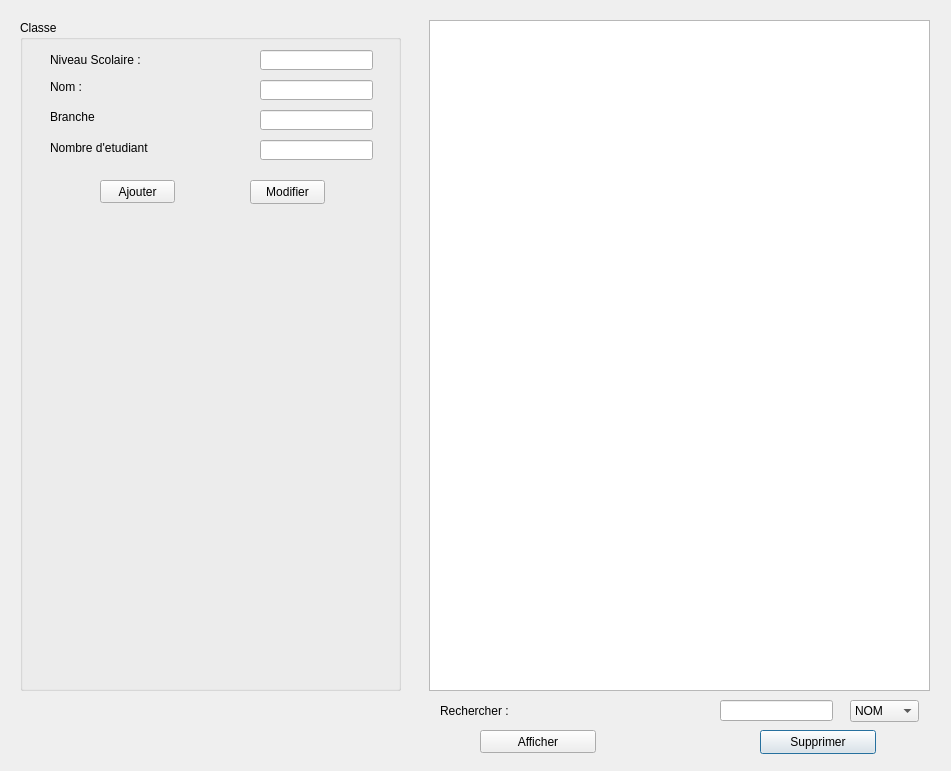
<?xml version="1.0" encoding="UTF-8"?>
<ui version="4.0">
 <class>niveauclasse</class>
 <widget class="QDialog" name="niveauclasse">
  <property name="geometry">
   <rect>
    <x>0</x>
    <y>0</y>
    <width>951</width>
    <height>771</height>
   </rect>
  </property>
  <property name="windowTitle">
   <string>Dialog</string>
  </property>
  <property name="styleSheet">
   <string notr="true"/>
  </property>
  <widget class="QLabel" name="label_2">
   <property name="geometry">
    <rect>
     <x>440</x>
     <y>700</y>
     <width>81</width>
     <height>21</height>
    </rect>
   </property>
   <property name="text">
    <string>Rechercher :</string>
   </property>
  </widget>
  <widget class="QComboBox" name="comboBox">
   <property name="geometry">
    <rect>
     <x>850</x>
     <y>700</y>
     <width>69</width>
     <height>22</height>
    </rect>
   </property>
   <property name="styleSheet">
    <string notr="true"/>
   </property>
   <item>
    <property name="text">
     <string>NOM</string>
    </property>
   </item>
   <item>
    <property name="text">
     <string>BRANCHE</string>
    </property>
   </item>
   <item>
    <property name="text">
     <string>ANNEE</string>
    </property>
   </item>
  </widget>
  <widget class="QPushButton" name="SuppClasse">
   <property name="geometry">
    <rect>
     <x>760</x>
     <y>730</y>
     <width>116</width>
     <height>24</height>
    </rect>
   </property>
   <property name="text">
    <string>Supprimer</string>
   </property>
   <property name="icon">
    <iconset>
     <normaloff>../../Pictures/empty_recycle_bin_by_brightknight.png</normaloff>../../Pictures/empty_recycle_bin_by_brightknight.png</iconset>
   </property>
  </widget>
  <widget class="QTableView" name="tableView_2">
   <property name="geometry">
    <rect>
     <x>429</x>
     <y>20</y>
     <width>501</width>
     <height>671</height>
    </rect>
   </property>
   <property name="styleSheet">
    <string notr="true"/>
   </property>
  </widget>
  <widget class="QLineEdit" name="lineEdit_2">
   <property name="geometry">
    <rect>
     <x>720</x>
     <y>700</y>
     <width>113</width>
     <height>21</height>
    </rect>
   </property>
  </widget>
  <widget class="QPushButton" name="AfficherClasse">
   <property name="geometry">
    <rect>
     <x>480</x>
     <y>730</y>
     <width>116</width>
     <height>23</height>
    </rect>
   </property>
   <property name="text">
    <string>Afficher</string>
   </property>
  </widget>
  <widget class="QGroupBox" name="groupBox">
   <property name="geometry">
    <rect>
     <x>20</x>
     <y>20</y>
     <width>381</width>
     <height>671</height>
    </rect>
   </property>
   <property name="title">
    <string>Classe</string>
   </property>
   <widget class="QLineEdit" name="lineEdit_4">
    <property name="geometry">
     <rect>
      <x>240</x>
      <y>30</y>
      <width>113</width>
      <height>20</height>
     </rect>
    </property>
   </widget>
   <widget class="QLabel" name="Niveau">
    <property name="geometry">
     <rect>
      <x>30</x>
      <y>30</y>
      <width>91</width>
      <height>20</height>
     </rect>
    </property>
    <property name="styleSheet">
     <string notr="true"/>
    </property>
    <property name="text">
     <string>Niveau Scolaire :</string>
    </property>
   </widget>
   <widget class="QLabel" name="label">
    <property name="geometry">
     <rect>
      <x>30</x>
      <y>60</y>
      <width>47</width>
      <height>13</height>
     </rect>
    </property>
    <property name="styleSheet">
     <string notr="true"/>
    </property>
    <property name="text">
     <string>Nom :</string>
    </property>
   </widget>
   <widget class="QLabel" name="Branche">
    <property name="geometry">
     <rect>
      <x>30</x>
      <y>90</y>
      <width>47</width>
      <height>13</height>
     </rect>
    </property>
    <property name="styleSheet">
     <string notr="true"/>
    </property>
    <property name="text">
     <string>Branche :</string>
    </property>
   </widget>
   <widget class="QLineEdit" name="lineEdit">
    <property name="geometry">
     <rect>
      <x>240</x>
      <y>60</y>
      <width>113</width>
      <height>20</height>
     </rect>
    </property>
   </widget>
   <widget class="QPushButton" name="AjouterClasse">
    <property name="geometry">
     <rect>
      <x>80</x>
      <y>160</y>
      <width>75</width>
      <height>23</height>
     </rect>
    </property>
    <property name="text">
     <string>Ajouter</string>
    </property>
    <property name="icon">
     <iconset>
      <normaloff>../../Pictures/plus-icon-91547.png</normaloff>../../Pictures/plus-icon-91547.png</iconset>
    </property>
   </widget>
   <widget class="QPushButton" name="ModifierClasse">
    <property name="geometry">
     <rect>
      <x>230</x>
      <y>160</y>
      <width>75</width>
      <height>24</height>
     </rect>
    </property>
    <property name="text">
     <string>Modifier</string>
    </property>
    <property name="icon">
     <iconset>
      <normaloff>../../Pictures/flèche-de-cycle-renouvellement-écolo-1560x1502.png</normaloff>../../Pictures/flèche-de-cycle-renouvellement-écolo-1560x1502.png</iconset>
    </property>
   </widget>
   <widget class="QLineEdit" name="lineEdit_6">
    <property name="geometry">
     <rect>
      <x>240</x>
      <y>90</y>
      <width>113</width>
      <height>20</height>
     </rect>
    </property>
   </widget>
   <widget class="QLabel" name="Nbr">
    <property name="geometry">
     <rect>
      <x>30</x>
      <y>120</y>
      <width>101</width>
      <height>16</height>
     </rect>
    </property>
    <property name="styleSheet">
     <string notr="true"/>
    </property>
    <property name="text">
     <string>Nombre d'etudiant</string>
    </property>
   </widget>
   <widget class="QLineEdit" name="lineEdit_7">
    <property name="geometry">
     <rect>
      <x>240</x>
      <y>120</y>
      <width>113</width>
      <height>20</height>
     </rect>
    </property>
   </widget>
  </widget>
 </widget>
 <resources/>
 <connections/>
</ui>
